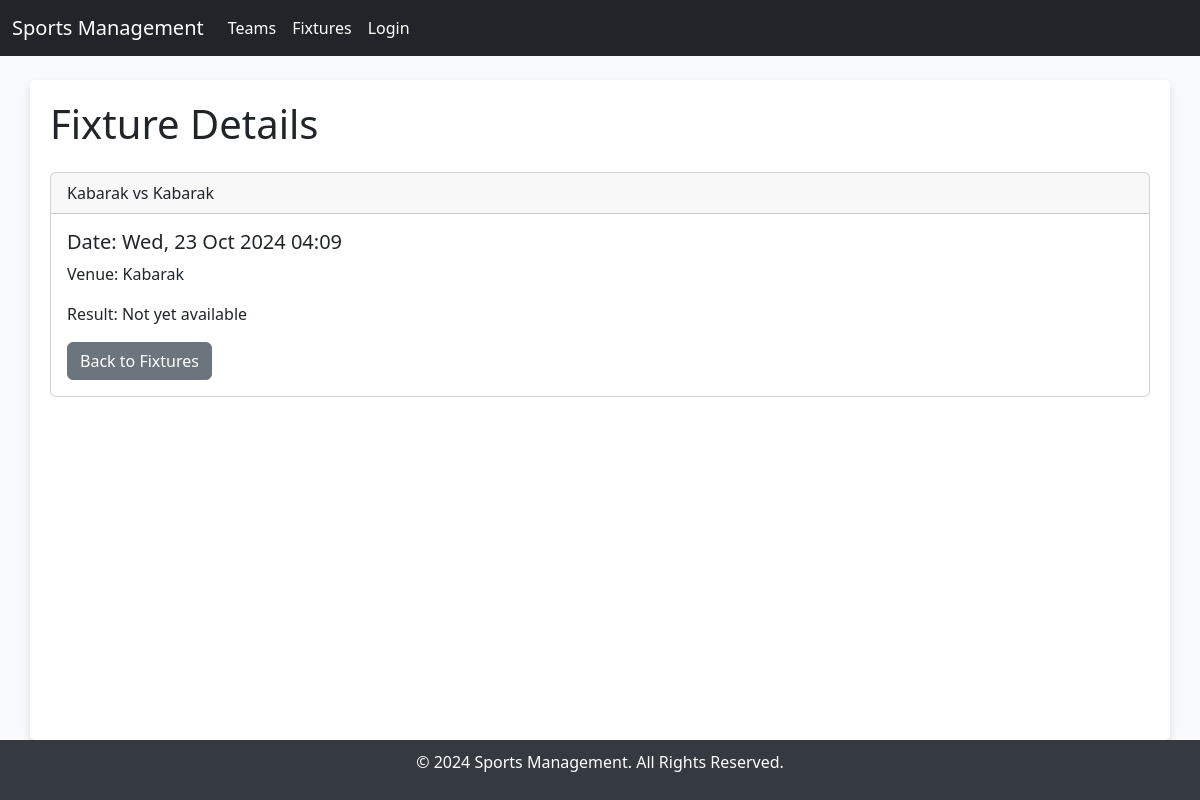
The app's page /fixture/1/ with its own data.
### sports/models.py (models this page shows, shortened)
class Fixture(models.Model):
    sport = models.ForeignKey(Sport, on_delete=models.CASCADE)
    team_home = models.ForeignKey(Team, related_name='home_team', on_delete=models.CASCADE)
    team_away = models.ForeignKey(Team, related_name='away_team', on_delete=models.CASCADE)
    venue = models.ForeignKey(Venue, on_delete=models.CASCADE)
    match_date = models.DateTimeField()
    result = models.CharField(max_length=100, blank=True, null=True)

class Team(models.Model):
    name = models.CharField(max_length=200)
    coach = models.ForeignKey(User, on_delete=models.CASCADE)
    sport = models.ForeignKey(Sport, on_delete=models.CASCADE)
    def __str__(self):
        return self.name

class Venue(models.Model):
    name = models.CharField(max_length=200)
    location = models.CharField(max_length=300)
    capacity = models.IntegerField()
    def __str__(self):
        return self.name

### sports/views.py (the view)
# urls.py: path('fixture/<int:fixture_id>/', views.fixture_detail, name='fixture_detail'),
def fixture_detail(request, fixture_id):
    fixture = get_object_or_404(Fixture, pk=fixture_id)
    return render(request, 'fixture_detail.html', {'fixture': fixture})

### sports/templates/fixture_detail.html (shortened to what this page needs)
{% extends 'base.html' %}
{% block content %}
<h1 class="mb-4">Fixture Details</h1>
<div class="card">
    <div class="card-header">
        {{ fixture.team_home }} vs {{ fixture.team_away }}
    </div>
    <div class="card-body">
        <h5 class="card-title">Date: {{ fixture.match_date|date:"D, d M Y H:i" }}</h5>
        <p class="card-text">Venue: {{ fixture.venue }}</p>
        <p class="card-text">Result: {{ fixture.result|default:"Not yet available" }}</p>
        <a href="{% url 'index' %}" class="btn btn-secondary">Back to Fixtures</a>
    </div>
</div>
{% endblock %}

### sports/templates/base.html (style rules this page uses)
html, body { height: 100%; margin: 0; }
body { display: flex; flex-direction: column; background-color: #f8f9fa; }

### records on screen
Fixture: team_home "Kabarak", team_away "Kabarak", match_date "Wed, 23 Oct 2024 04:09", venue "Kabarak", result "Not yet available"
